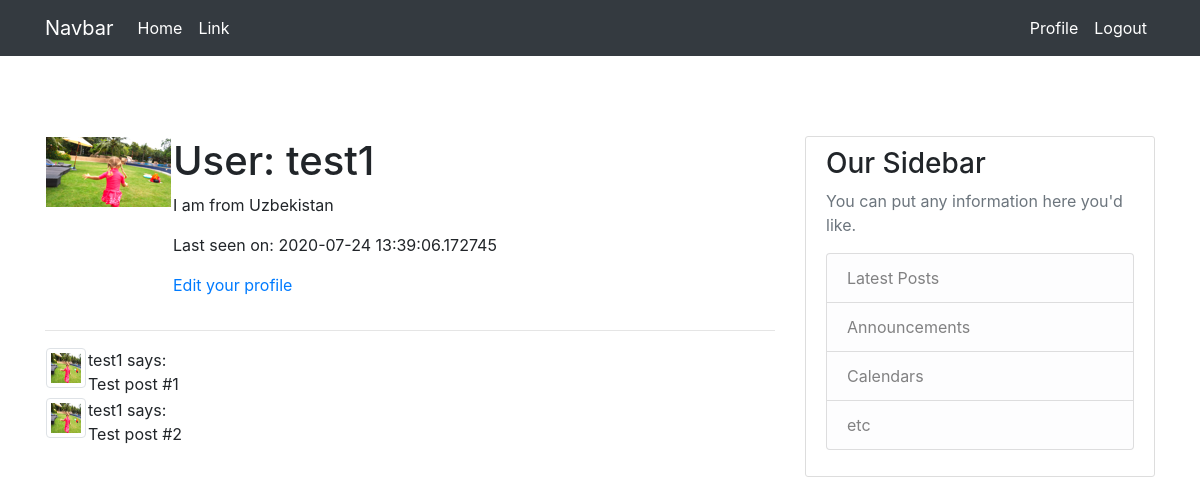
The app's page /user/test1 (signed in), older data.
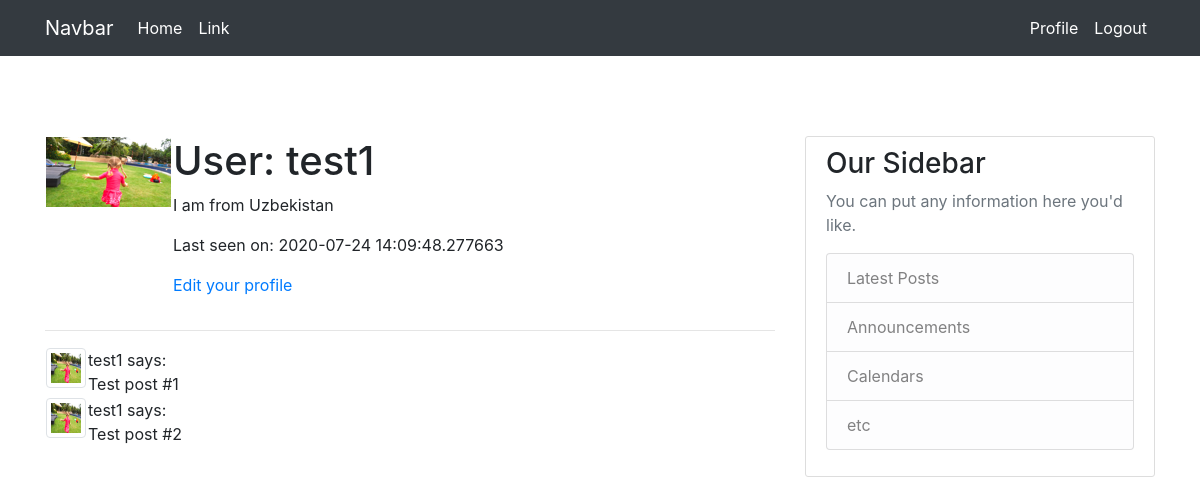
The same page, newer data.
### app/models.py (models this page shows, shortened)
class User(UserMixin, db.Model):
    id = db.Column(db.Integer, primary_key=True)
    username = db.Column(db.String(64), index=True, unique=True)
    email = db.Column(db.String(120), index=True, unique=True)
    image_file = db.Column(db.String(120), nullable=True)
    password_hash = db.Column(db.String(128))
    about_me = db.Column(db.String(140))
    last_seen = db.Column(db.DateTime, default=datetime.utcnow)
    poems = db.relationship('Poem', backref='author', lazy='dynamic')

### app/routes.py (the view)
@app.route('/user/<username>')
@login_required
def user(username):
    user = User.query.filter_by(username=username).first_or_404()
    poems = [
        {'author': user, 'body': 'Test post #1'},
        {'author': user, 'body': 'Test post #2'}
    ]
    if current_user.image_file:
        image_file = url_for('static', filename='profile_pics/' + current_user.image_file)
    else:
        image_file = None
    print(image_file)
    return render_template('user.html', user=user, poems=poems, image_file=image_file)

### app/models.py (called while the page is built)
@login.user_loader
def load_user(id):
    return User.query.get(int(id))

### app/routes.py (called while the page is built)
@app.before_request
def before_request():
    if current_user.is_authenticated:
        current_user.last_seen = datetime.utcnow()
        db.session.commit()

### app/templates/user.html
{% extends "base.html" %}
{% block content %}
    <table>
        <tr valign="top">
            {% if image_file %}
            <td><img src="{{ image_file }}"></td>
            {% else %}
            <td><img src="{{ user.avatar(128) }}"></td>
            {% endif %}
            <td>
                <h1>User: {{ user.username }}</h1>
                {% if user.about_me %}<p>{{ user.about_me }}</p>{% endif %}
                {% if user.last_seen %}<p>Last seen on: {{ user.last_seen }}</p>{% endif %}
                {% if user == current_user %}
                <p><a href="{{ url_for('edit_profile') }}">Edit your profile</a></p>
                {% endif %}
            </td>
        </tr>
    </table>
    <hr>
    {% for poem in poems %}
    <table>
        <tr valign="top">
            {% if image_file  %}
            <td><img src="{{ image_file }} " class="img-thumbnail" style="width: 40px; height: 40px;" ></td>
            {% else %}
            <td><img src="{{ user.avatar(48) }}"></td>
            {% endif %}
            <td>{{ poem.author.username }} says:<br>{{ poem.body }}</td>
        </tr>
    </table>
    {% endfor %}
{% endblock %}

### app/templates/base.html (shortened to what this page needs)
<!doctype html>
<html lang="en">
  <head>
    <link rel="stylesheet" href="https://stackpath.bootstrapcdn.com/bootstrap/4.5.0/css/bootstrap.min.css">
    <link rel="stylesheet" type="text/css" href="{{ url_for('static', filename='main.css') }}">
  </head>
  <body class="bg-secondary-gradient">
    <header>
        {% include "partials/nav.html" %}
    </header>
    <main>
        <div class="container">
          <div class="row">
            <div class="col-md-8">
                {% block content %}{% endblock %}
            </div>
            <div class="col-md-4">
                <div class="content-section">
                  <h3>Our Sidebar</h3>
                  <p class='text-muted'>You can put any information here you'd like.
                      <ul class="list-group">
                          <li class="list-group-item list-group-item-light">Latest Posts</li>
                          <li class="list-group-item list-group-item-light">Announcements</li>
                          <li class="list-group-item list-group-item-light">Calendars</li>
                          <li class="list-group-item list-group-item-light">etc</li>
                          </ul>
                      </p>
                  </div>
            </div>
          </div>
        </div>
    </main>
  </body>
</html>

### app/templates/partials/nav.html (shortened to what this page needs)
<nav class="navbar navbar-expand-lg navbar-dark bg-dark">
    <div class="container">
        <a class="navbar-brand text-white" href="#">Navbar</a>
        <div class="collapse navbar-collapse" id="navbarSupportedContent">
          <ul class="navbar-nav mr-auto">
            <li class="nav-item active">
              <a class="nav-link text-white" href="{{ url_for('index') }}">Home <span class="sr-only">(current)</span></a>
            </li>
            <li class="nav-item">
              <a class="nav-link text-white" href="#">Link</a>
            </li>
          </ul>
          <ul class="navbar-nav">
            {% if current_user.is_authenticated %}
              <li class="nav-item">
                <a class="nav-link text-white" href="{{ url_for('user', username=current_user.username) }}">Profile</a>
              </li>
              <li class="nav-item">
                  <a class="nav-link text-white" href="{{ url_for('logout') }}">Logout</a>
              </li>
            {% endif %}
          </ul>
        </div>
    </div>
</nav>

### app/static/main.css (style rules this page uses)
.content-section { background: #ffffff; padding: 10px 20px; border: 1px solid #dddddd; border-radius: 3px; margin-bottom: 20px; }
main { margin-top: 5rem; }

Row changes from the older to the newer data that the page shows:
changed User "test1": last_seen "2020-07-24 13:39:06.172745" → "2020-07-24 14:09:48.277663"
